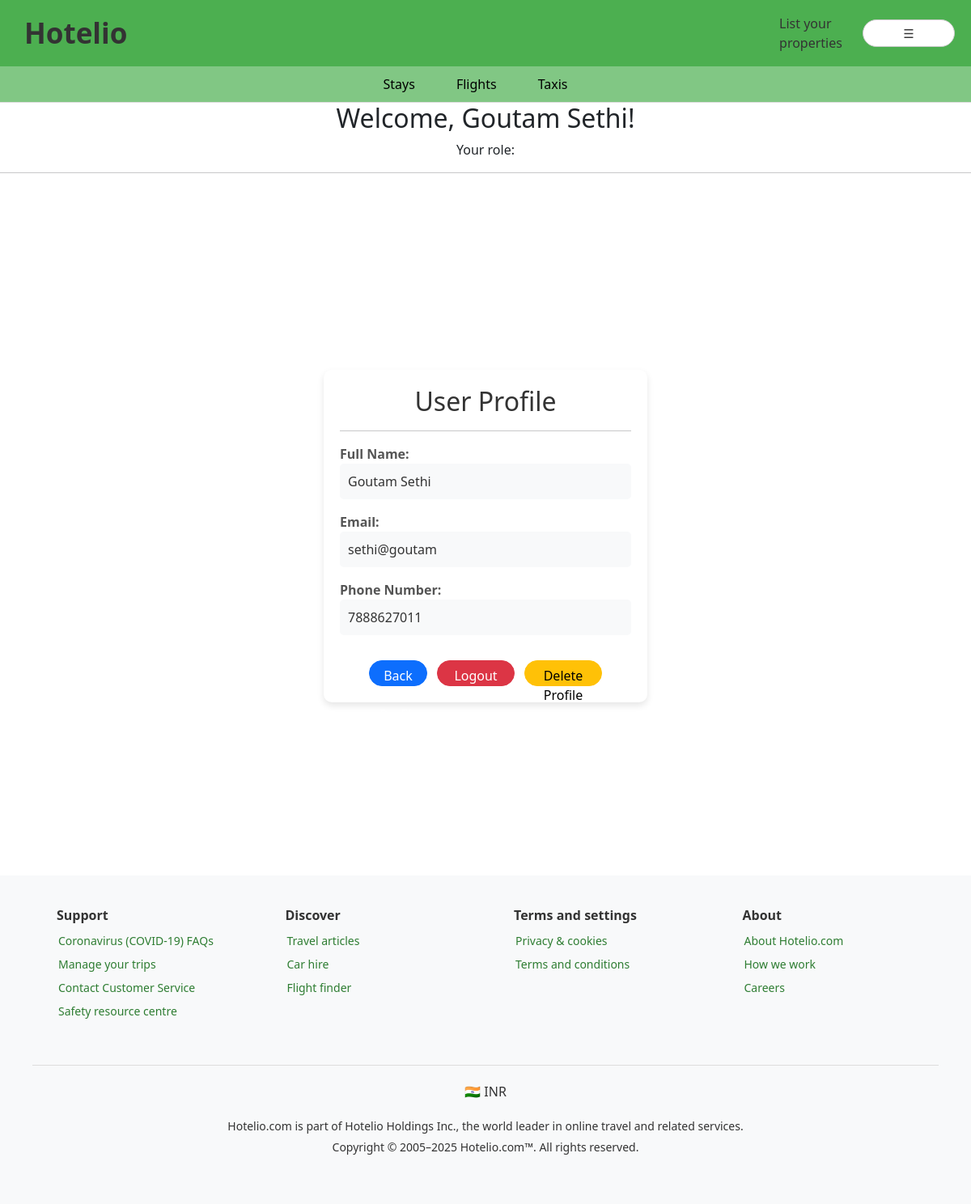
The page /dashboard (signed in) on the database its author committed.
### app.py (models this page shows, shortened)
class Admin(db.Model,UserMixin):
    __tablename__ = 'admins'
    id = db.Column(db.Integer, primary_key=True)
    name = db.Column(db.String(100))
    email = db.Column(db.String(100), unique=True)
    phone = db.Column(db.String(15), unique=True)
    password = db.Column(db.String(100))

### app.py (the view)
@app.route("/dashboard")
def dashboard():
    return render_template("dashboard.html")

### app.py (called while the page is built)
@login_manager.user_loader
def load_user(user_id):
    if session.get("role") == "admin":
        return Admin.query.get(int(user_id))
    else:
        return Userdata.query.get(int(user_id))

### templates/dashboard.html (shortened to what this page needs)
{% extends 'base.html' %}
{% block main %}
<link rel="stylesheet" href="{{ url_for('static', filename='dashboard.css') }}">
<div class="text-center">
 <h2>Welcome, {{ current_user.name }}!</h2>
 <p>Your role: <strong>{{ current_user.role }}</strong></p>
 <hr>
</div>
<div class="container mt-5">
    <div class="profile-card">
        <h2 class="text-center">User Profile</h2>
        <hr>
        <div class="profile-info">
            <label><strong>Full Name:</strong></label>
            <p>{{ current_user.name }}</p>
        </div>
        <div class="profile-info">
            <label><strong>Email:</strong></label>
            <p>{{ current_user.email }}</p>
        </div>
        <div class="profile-info">
            <label><strong>Phone Number:</strong></label>
            <p>{{ current_user.phone }}</p>
        </div>
        <div class="btn-group">
            <a href="{{ url_for('dashboard') }}" class="btn btn-primary" style="height:4vh;width:6vw;border-radius: 35px;">Back to Profile</a>
            <a href="{{ url_for('logout') }}" class="btn btn-danger" style="height:4vh;width:8vw;margin-left: 1vw; border-radius: 35px;">Logout</a>
            <a href="{{ url_for('delete_profile') }}" class="btn btn-warning" style="height:4vh;width:8vw;margin-left: 1vw; border-radius: 35px;">Delete Profile</a>
        </div>
    </div>
</div>
{% endblock main %}

### static/style.css (style rules this page uses)
* { margin: 0; padding: 0; box-sizing: border-box; }
.btn { padding: 10px 15px; background-color: #007bff; color: white; border-radius: 5px; text-align: center; }

### static/dashboard.css (style rules this page uses)
.container { display: flex; justify-content: center; align-items: center; height: 100vh; }
.profile-card { width: 400px; background: #fff; padding: 20px; border-radius: 10px; box-shadow: 0px 4px 8px rgba(0, 0, 0, 0.1); text-align: center; }
.profile-card h2 { color: #333; margin-bottom: 15px; }
.profile-info { margin-bottom: 15px; text-align: left; }
.profile-info label { font-weight: bold; color: #555; }
.profile-info p { background: #f8f9fa; padding: 10px; border-radius: 5px; color: #333; }
.btn-group { margin-top: 15px; }
.btn-primary { width: 100%; border-radius: 5px; }

### rows shown on the page
Admin: name "Goutam Sethi", email "sethi@goutam", phone "7888627011"
